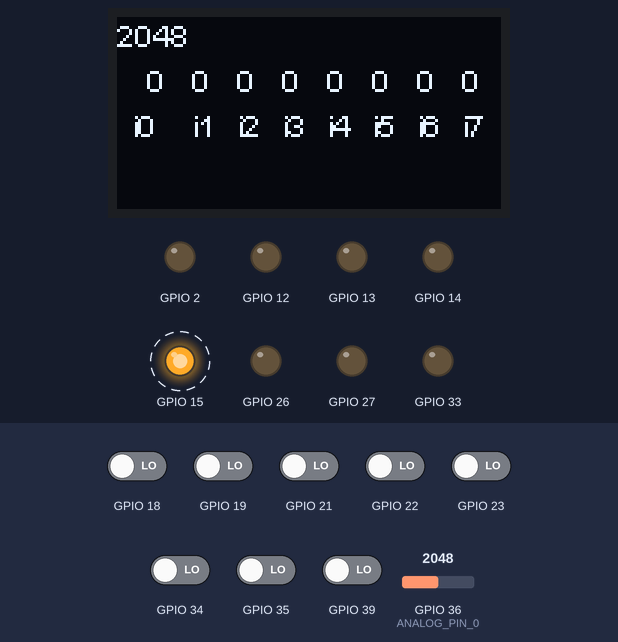
The sketch below on a simulated ESP32. Shown: 128×64 one-colour display, output pins drawn as LEDs (lit = HIGH). Dashed ring = blinking. Inputs (shaded band) come from the test bench; at power-on: GPIO 18, GPIO 19, GPIO 21–23, GPIO 34, GPIO 35, GPIO 39 LOW, GPIO 36 (ANALOG_PIN_0) = 2048.

Above: at 1.5 s.
1.6 s: GPIO 36 (ANALOG_PIN_0) set to 2866
At 3.01 s:
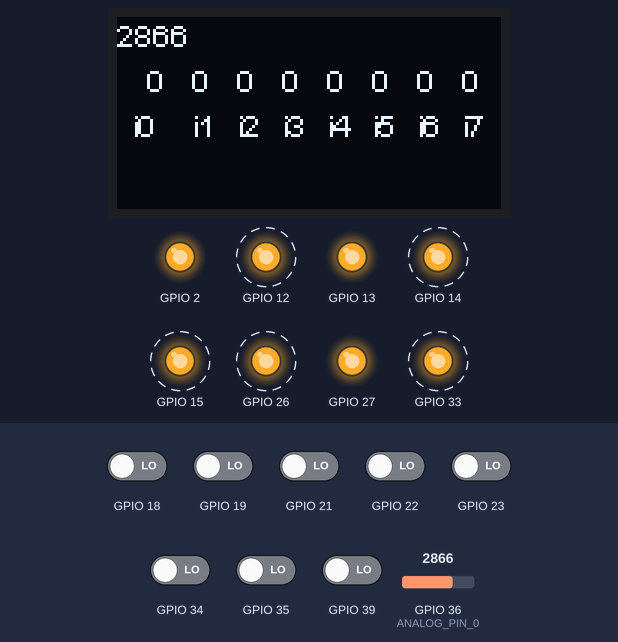
4.3 s: GPIO 18 driven HIGH
At 4.89 s:
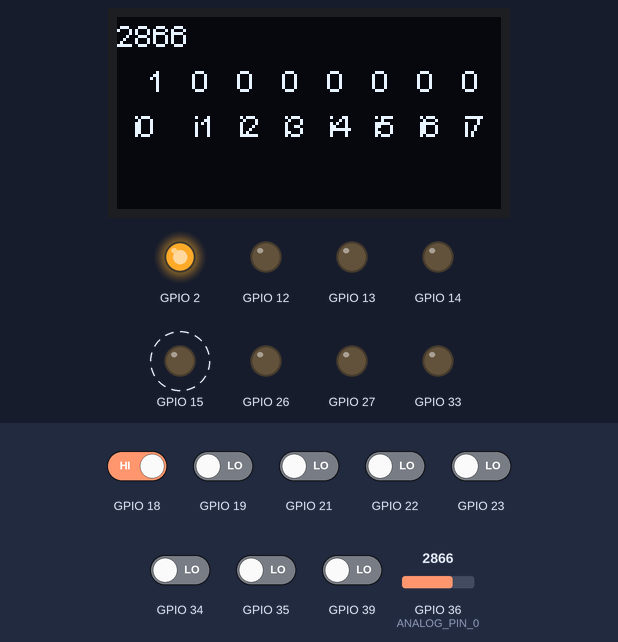
5.9 s: GPIO 19 driven HIGH
At 6.78 s:
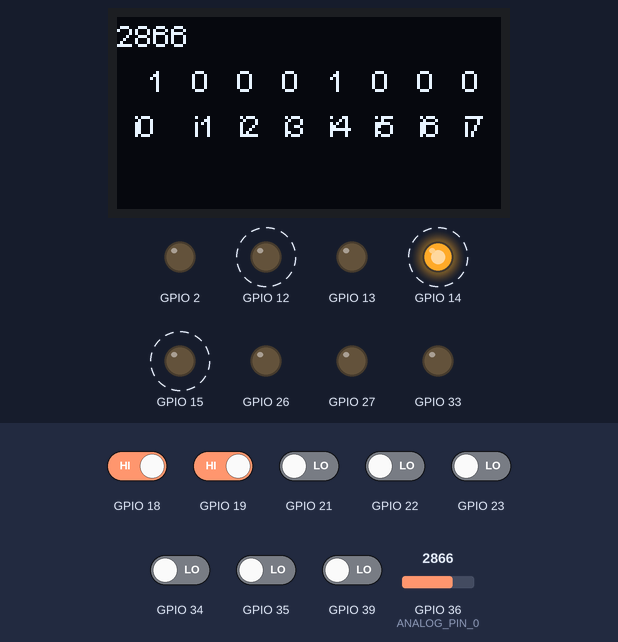
7.4 s: GPIO 21 driven HIGH
At 8.35 s:
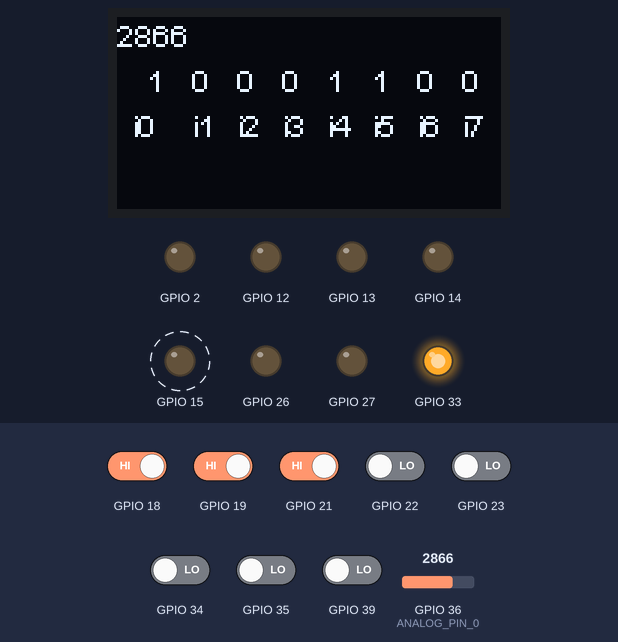
9.0 s: GPIO 22 driven HIGH
At 10.23 s:
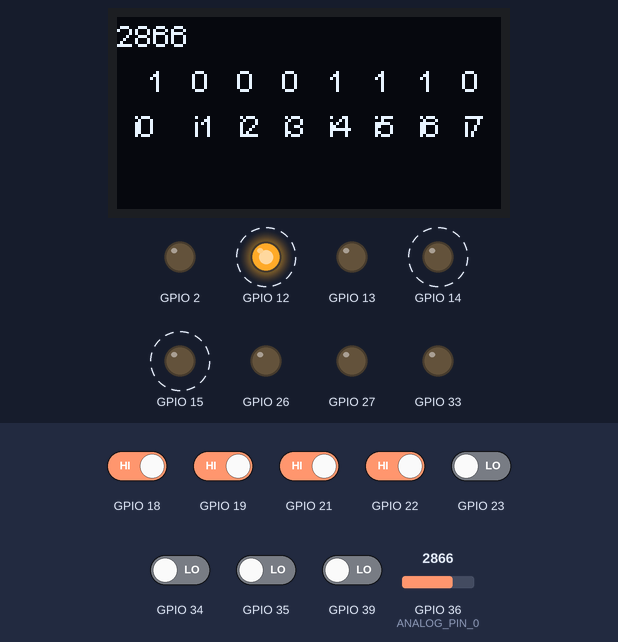
10.6 s: GPIO 23 driven HIGH
At 12.43 s:
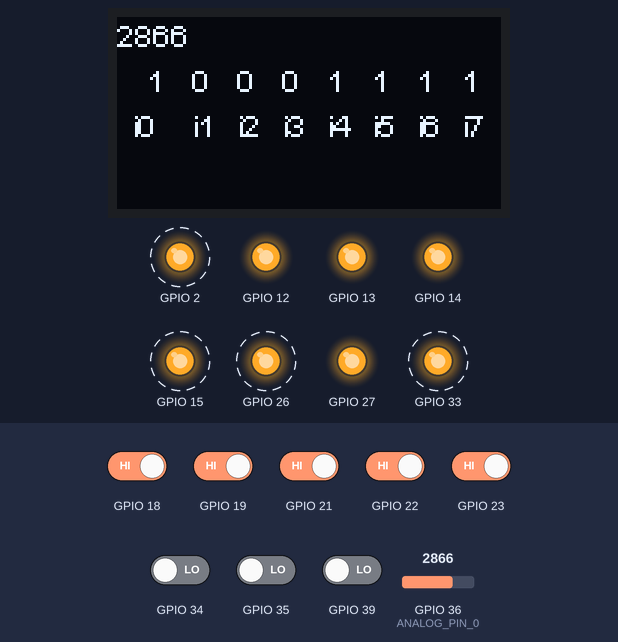
Timing chart, 0 to 13.2 s (numbered marks = the images above; inputs shaded):
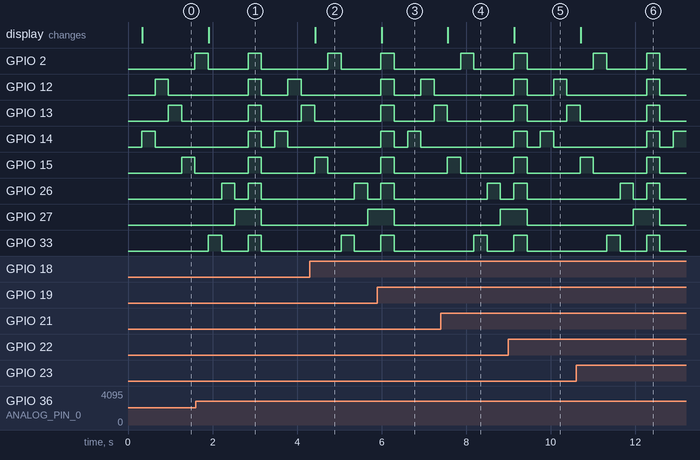

The sketch:

IIOT_AE01_IO_TEST.ino
```cpp
/*

* Hardware : NORVI IIOT-AE01-R / IIOT-AE01-T

 *

 * Go to File \ Preferences

* - Add Additional Boards Manager URLs: https://dl.expressif.com/dl/package_esp32_index.json (can use commas, if more than one)

*

 * Boards Manager:

* Go to Tools \ Boards \ Boards Manager and add to the search field esp32

* select 'esp by espressif systems v1.0.4'

*

 * Boards:

 * Select 'ESP32 Dev Module'

*

 * include library:

 * 1. go to arduino IDE select 'Sketch \ Include Library \ Add *.ZIP library

* 2. add the ..\libraries\esp8266-oled-ssd1306.zip file

 *    (src: https://github.com/ThingPulse/esp8266-oled-ssd1306)  or

 *    (src: https://github.com/adafruit/Adafruit_SSD1306)

 *    EDIT I2C connections of wire library Wire.begin() to Wire.begin(16,17)

*/


#include "SSD1306.h" // alias for `#include "SSD1306Wire.h"`


SSD1306  display(0x3C, 16, 17);

#define ANALOG_PIN_0 36
int analog_value = 0;

int readLightSensor(){
  analog_value = analogRead(ANALOG_PIN_0);
  return analog_value                                                                                                ; //Read analog
}

unsigned int keyval=0;
String adcString;

// ================================================ SETUP ================================================
void setup() {

  display.init();
  display.flipScreenVertically();
  display.setFont(ArialMT_Plain_10);

  display.drawString(0, 0, "Hello Data");
  display.display();
  delay(300);

  pinMode(12, OUTPUT);
  pinMode(13, OUTPUT);
  pinMode(14, OUTPUT);
  pinMode(15, OUTPUT);

  pinMode(2, OUTPUT);
  pinMode(33, OUTPUT);
  pinMode(26, OUTPUT);
  pinMode(27, OUTPUT);

  pinMode(18, INPUT);
  pinMode(39, INPUT);
  pinMode(34, INPUT);
  pinMode(35, INPUT);
  pinMode(19, INPUT);
  pinMode(21, INPUT);
  pinMode(22, INPUT);
  pinMode(23, INPUT);
  pinMode(36, INPUT);

  adcAttachPin(36);


}


void loop() {


  digitalWrite(14, HIGH);   // turn the LED on (HIGH is the voltage level)
  digitalWrite(12, LOW);   // turn the LED on (HIGH is the voltage level)
  digitalWrite(13, LOW);    // turn the LED on (HIGH is the voltage level)
  digitalWrite(15, LOW);    // turn the LED on (HIGH is the voltage level)
  digitalWrite(2, LOW);    // turn the LED on (HIGH is the voltage level)
  digitalWrite(33, LOW);   // turn the LED on (HIGH is the voltage level)
  digitalWrite(26, LOW);    // turn the LED on (HIGH is the voltage level)
  digitalWrite(27, LOW);   // turn the LED on (HIGH is the voltage level)
  update_display();

  delay(300);

  digitalWrite(14, LOW);   // turn the LED on (HIGH is the voltage level)
  digitalWrite(12, HIGH);   // turn the LED on (HIGH is the voltage level)
  digitalWrite(13, LOW);    // turn the LED on (HIGH is the voltage level)
  digitalWrite(15, LOW);    // turn the LED on (HIGH is the voltage level)
  digitalWrite(2, LOW);    // turn the LED on (HIGH is the voltage level)
  digitalWrite(33, LOW);   // turn the LED on (HIGH is the voltage level)
  digitalWrite(26, LOW);    // turn the LED on (HIGH is the voltage level)
  digitalWrite(27, LOW);   // turn the LED on (HIGH is the voltage level)
  update_display();

    delay(300);

  digitalWrite(14, LOW);   // turn the LED on (HIGH is the voltage level)
  digitalWrite(12, LOW);   // turn the LED on (HIGH is the voltage level)
  digitalWrite(13, HIGH);    // turn the LED on (HIGH is the voltage level)
  digitalWrite(15, LOW);    // turn the LED on (HIGH is the voltage level)
  digitalWrite(2, LOW);    // turn the LED on (HIGH is the voltage level)
  digitalWrite(33, LOW);   // turn the LED on (HIGH is the voltage level)
  digitalWrite(26, LOW);    // turn the LED on (HIGH is the voltage level)
  digitalWrite(27, LOW);   // turn the LED on (HIGH is the voltage level)
  update_display();

    delay(300);

  digitalWrite(14, LOW);   // turn the LED on (HIGH is the voltage level)
  digitalWrite(12, LOW);   // turn the LED on (HIGH is the voltage level)
  digitalWrite(13, LOW);    // turn the LED on (HIGH is the voltage level)
  digitalWrite(15, HIGH);    // turn the LED on (HIGH is the voltage level)
  digitalWrite(2, LOW);    // turn the LED on (HIGH is the voltage level)
  digitalWrite(33, LOW);   // turn the LED on (HIGH is the voltage level)
  digitalWrite(26, LOW);    // turn the LED on (HIGH is the voltage level)
  digitalWrite(27, LOW);   // turn the LED on (HIGH is the voltage level)
    update_display();

    delay(300);

  digitalWrite(14, LOW);   // turn the LED on (HIGH is the voltage level)
  digitalWrite(12, LOW);   // turn the LED on (HIGH is the voltage level)
  digitalWrite(13, LOW);    // turn the LED on (HIGH is the voltage level)
  digitalWrite(15, LOW);    // turn the LED on (HIGH is the voltage level)
  digitalWrite(2, HIGH);    // turn the LED on (HIGH is the voltage level)
  digitalWrite(33, LOW);   // turn the LED on (HIGH is the voltage level)
  digitalWrite(26, LOW);    // turn the LED on (HIGH is the voltage level)
  digitalWrite(27, LOW);   // turn the LED on (HIGH is the voltage level)
    update_display();

    delay(300);

  digitalWrite(14, LOW);   // turn the LED on (HIGH is the voltage level)
  digitalWrite(12, LOW);   // turn the LED on (HIGH is the voltage level)
  digitalWrite(13, LOW);    // turn the LED on (HIGH is the voltage level)
  digitalWrite(15, LOW);    // turn the LED on (HIGH is the voltage level)
  digitalWrite(2, LOW);    // turn the LED on (HIGH is the voltage level)
  digitalWrite(33, HIGH);   // turn the LED on (HIGH is the voltage level)
  digitalWrite(26, LOW);    // turn the LED on (HIGH is the voltage level)
  digitalWrite(27, LOW);   // turn the LED on (HIGH is the voltage level)
    update_display();

    delay(300);

  digitalWrite(14, LOW);   // turn the LED on (HIGH is the voltage level)
  digitalWrite(12, LOW);   // turn the LED on (HIGH is the voltage level)
  digitalWrite(13, LOW);    // turn the LED on (HIGH is the voltage level)
  digitalWrite(15, LOW);    // turn the LED on (HIGH is the voltage level)
  digitalWrite(2, LOW);    // turn the LED on (HIGH is the voltage level)
  digitalWrite(33, LOW);   // turn the LED on (HIGH is the voltage level)
  digitalWrite(26, HIGH);    // turn the LED on (HIGH is the voltage level)
  digitalWrite(27, LOW);   // turn the LED on (HIGH is the voltage level)
    update_display();

    delay(300);

  digitalWrite(14, LOW);   // turn the LED on (HIGH is the voltage level)
  digitalWrite(12, LOW);   // turn the LED on (HIGH is the voltage level)
  digitalWrite(13, LOW);    // turn the LED on (HIGH is the voltage level)
  digitalWrite(15, LOW);    // turn the LED on (HIGH is the voltage level)
  digitalWrite(2, LOW);    // turn the LED on (HIGH is the voltage level)
  digitalWrite(33, LOW);   // turn the LED on (HIGH is the voltage level)
  digitalWrite(26, LOW);    // turn the LED on (HIGH is the voltage level)
  digitalWrite(27, HIGH);   // turn the LED on (HIGH is the voltage level)
    update_display();

  delay(300);

  digitalWrite(14, HIGH);   // turn the LED on (HIGH is the voltage level)
  digitalWrite(12, HIGH);   // turn the LED on (HIGH is the voltage level)
  digitalWrite(13, HIGH);    // turn the LED on (HIGH is the voltage level)
  digitalWrite(15, HIGH);    // turn the LED on (HIGH is the voltage level)
  digitalWrite(2, HIGH);    // turn the LED on (HIGH is the voltage level)
  digitalWrite(33, HIGH);   // turn the LED on (HIGH is the voltage level)
  digitalWrite(26, HIGH);    // turn the LED on (HIGH is the voltage level)
  digitalWrite(27, HIGH);   // turn the LED on (HIGH is the voltage level)
    update_display();

    delay(300);

  digitalWrite(14, LOW);   // turn the LED on (HIGH is the voltage level)
  digitalWrite(12, LOW);   // turn the LED on (HIGH is the voltage level)
  digitalWrite(13, LOW);    // turn the LED on (HIGH is the voltage level)
  digitalWrite(15, LOW);    // turn the LED on (HIGH is the voltage level)
  digitalWrite(2, LOW);    // turn the LED on (HIGH is the voltage level)
  digitalWrite(33, LOW);   // turn the LED on (HIGH is the voltage level)
  digitalWrite(26, LOW);    // turn the LED on (HIGH is the voltage level)
  digitalWrite(27, LOW);   // turn the LED on (HIGH is the voltage level)
    update_display();

   delay(300);


}

void update_display(){
    display.clear();
  adcString = String(readLightSensor());
  display.drawString(0, 0, adcString);
  adcString = String(digitalRead(18));
  display.drawString(10, 15, adcString);
  adcString = String(digitalRead(39));
  display.drawString(25, 15, adcString);
  adcString = String(digitalRead(34));
  display.drawString(40, 15, adcString);
  adcString = String(digitalRead(35));
  display.drawString(55, 15, adcString);
  adcString = String(digitalRead(19));
  display.drawString(70, 15, adcString);
  adcString = String(digitalRead(21));
  display.drawString(85, 15, adcString);
  adcString = String(digitalRead(22));
  display.drawString(100, 15, adcString);
  adcString = String(digitalRead(23));
  display.drawString(115, 15, adcString);


  display.drawString(5, 30, "i0");
  display.drawString(25, 30, "i1");
  display.drawString(40, 30, "i2");
  display.drawString(55, 30, "i3");
  display.drawString(70, 30, "i4");
  display.drawString(85, 30, "i5");
  display.drawString(100, 30, "i6");
  display.drawString(115, 30, "i7");
  display.display();
}
```

Measured:
- after the input at 1.6 s, the display: changes after 0.31 s (image 1)
- after the input at 4.3 s, the display: changes after 0.13 s (image 2)
- after the input at 5.9 s, the display: changes after 0.10 s (image 3)
- after the input at 7.4 s, the display: changes after 0.17 s (image 4)
- after the input at 9.0 s, the display: changes after 0.14 s (image 5)
- after the input at 10.6 s, the display: changes after 0.11 s (image 6)
- by itself, GPIO 12, GPIO 33: alternates HIGH for 0.31 s and LOW for 0.63 s
- by itself, GPIO 14: alternates HIGH for 0.31 s and LOW for 0.31 s
